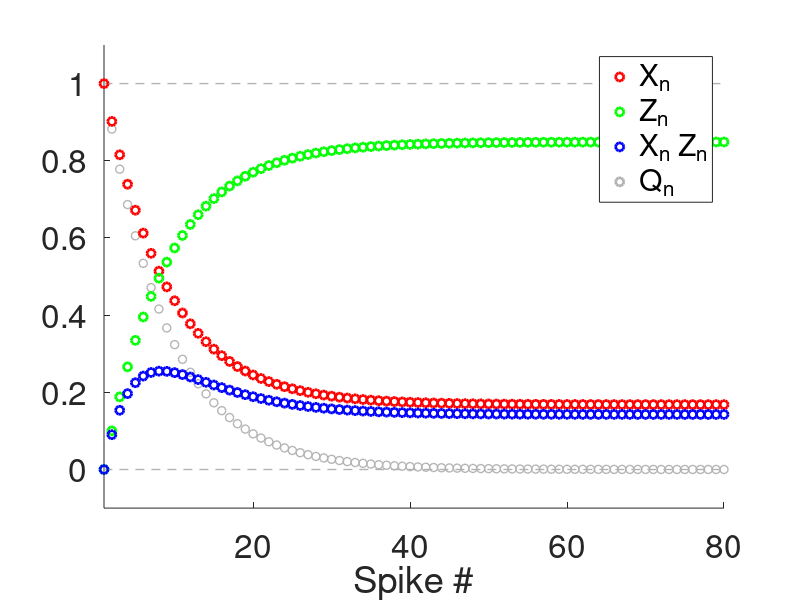

Write the MATLAB code that produced this figure.
% 2021-04-05

% DA model: evolution governed by the solution to the difference equations
% given by
% 
% Xn = Xss + Q(adep,taudep)^(n-1) (X1-Xss)
%
% Zn = Zss = Q(afac,taufac)^(n-1) (Z1-Zss)
%
% Q(astd,taustd) = (1-astd)*exp(-Deltaspk/taustd)
%
% Analysis of the dynamics of Q(astd,taustd)
%
%

clearvars;
close all;

lightblueish = [.4 .6 .9];
lightcoral = [0.94 0.5 0.5];
lightsalmon = [0.9 0.5 0.4];
mediumacquamarine = [0.4 0.8 0.6];
lightgray = [.7 .7 .7];
darkgray = [.3 .3 .3];
darkgray2 = [.1 .1 .1];


% Functions

Q=@(a,tau,Delta) (1-a).*exp(-Delta/tau);
Xbar=@(a,tau,Delta,Xinf) (1-exp(-Delta/tau))*Xinf./(1-(1-a).*exp(-Delta/tau));
Zbar=@(a,tau,Delta,Zinf) ((1-exp(-Delta/tau))*(1-a)*Zinf+a)./(1-(1-a).*exp(-Delta/tau));

% Parameters

% Reference parameter values:
%
% adep = 0.1;
% afac = 0.1;
Xinf = 1;
Zinf = 0;

astp = 0.1;
taustp = 500;

SpkFreqin = 100;
SpkPerin = 1000/SpkFreqin;
Deltaspk = SpkPerin;


Nspk = 100;
nvec = 1:1:Nspk;
Qn = Q(astp,taustp,Deltaspk).^(nvec-1);

% figure
% hold on
% plot(nvec,Qn,'o','Color',lightgray,'linewidth',2);
% axis([1 Nspk -0.1 1.1]);
% set(gca,'fontsize',24);
% xlabel('Spike #');

Xn = Xbar(astp,taustp,Deltaspk,Xinf)*(1-Qn)+Qn*1; 
%Zn = Zbar(astp,taustp,Deltaspk,Zinf)*(1-Qn)+Qn*astp; 
Zn = Zbar(astp,taustp,Deltaspk,Zinf)*(1-Qn)+Qn*0; 

figure
hold on
plot(-100,-100,'or','linewidth',2);
plot(-100,-100,'og','linewidth',2);
plot(-100,-100,'ob','linewidth',2);
plot(-100,-100,'o','Color',lightgray','linewidth',2);
plot([0 Nspk],[0 0],'--','Color',lightgray','linewidth',1);
plot([0 Nspk],[1 1],'--','Color',lightgray','linewidth',1);
plot(nvec,Qn,'o','Color',lightgray,'linewidth',1);
plot(nvec,Xn,'or','linewidth',2);
plot(nvec,Zn,'og','linewidth',2);
plot(nvec,Xn.*Zn,'ob','linewidth',2);
axis([1 80 -0.1 1.1]);
set(gca,'fontsize',24);
xlabel('Spike #');
legend('X_n','Z_n','X_n Z_n','Q_n');



% Time scale for Q (time it takes for Q to decrease from Q=1 to Q = 0.37)
% sgma

alpha = 0.37;
sgma = log(alpha)/log(Q(astp,taustp,Deltaspk));

% % Continuous version
% 
% x = 1:0.01:Nspk;
% Qx = Q(astp,taustp,Deltaspk).^(x-1);
% Qx1 = Qx.*log(Q(astp,taustp,Deltaspk));
% 
% plot(x,Qx,'-r','linewidth',2);
% plot(x,Qx1,'-g','linewidth',2);
